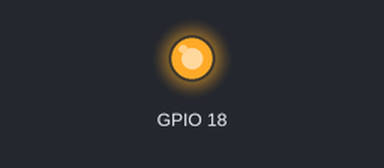
The program below on a simulated Raspberry Pi (BCM pin numbers). On the bench: output pins drawn as LEDs (lit = HIGH). At 0.0 s the program stops and its outputs stay as they are.

Above: at 0.1 s.
Timing chart, 0 to 1.5 s (numbered marks = the images above):
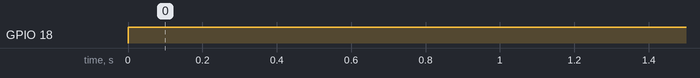

Measured:
- by itself, GPIO 18: LOW → HIGH at 0.00 s

The program:

LedYellowOn.py
```python
import RPi.GPIO as GPIO                                               # Importation des librairies qui gerent les ports
import time                                                           # Importation de la librairie temps

GPIO.setwarnings(False)                                               # Mettre sur OFF les alertes (qui sont inutiles)
GPIO.setmode(GPIO.BCM)                                                # BCM : Numero des GPIO (GPIO 18)
GPIO.setup(18, GPIO.OUT)                                              # Definition du port en sortie


GPIO.output(18, True)                                             # Mise a zero du GPIO 18 (GND)
```
